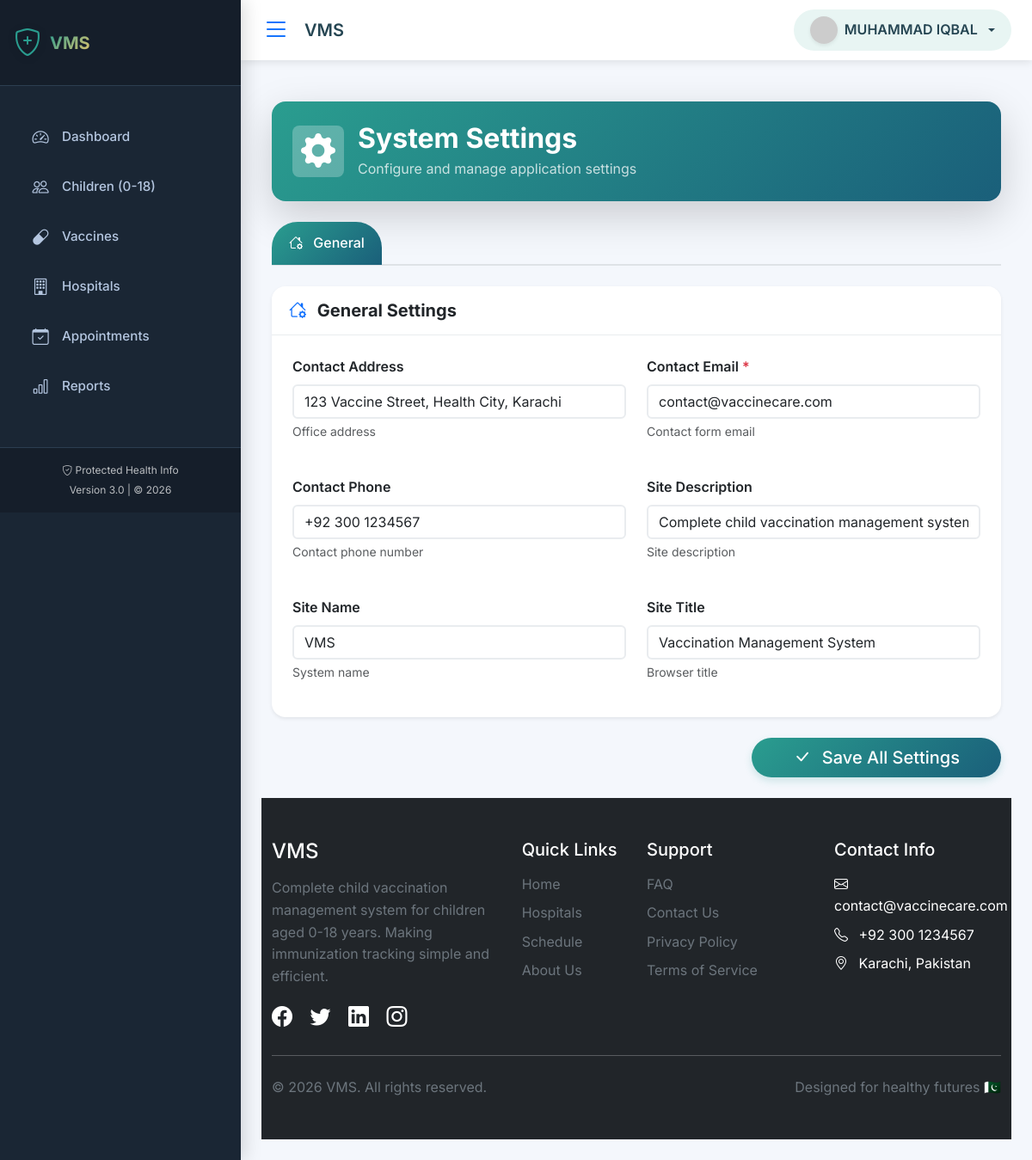
The app's page /settings.php (signed in) with its own data.
### tables this page shows
CREATE TABLE `settings` (
  `id` int(11) NOT NULL,
  `setting_key` varchar(100) NOT NULL,
  `setting_value` text DEFAULT NULL,
  `setting_type` enum('text','number','boolean','email','phone') DEFAULT 'text',
  `description` text DEFAULT NULL,
  `updated_by` int(11) DEFAULT NULL,
  `updated_at` timestamp NOT NULL DEFAULT current_timestamp() ON UPDATE current_timestamp()
);

### settings.php (the view, shortened to what this page needs)
<?php
require_once 'db_config.php';
$conn->query("CREATE TABLE IF NOT EXISTS settings (
    id INT PRIMARY KEY AUTO_INCREMENT,
    setting_key VARCHAR(100) UNIQUE NOT NULL,
    setting_value TEXT,
    setting_type ENUM('text', 'number', 'boolean', 'email', 'phone') DEFAULT 'text',
    description TEXT,
    updated_by INT,
    updated_at TIMESTAMP DEFAULT CURRENT_TIMESTAMP ON UPDATE CURRENT_TIMESTAMP,
    FOREIGN KEY (updated_by) REFERENCES users(id) ON DELETE SET NULL
)");
$settings = [];
$result = $conn->query("SELECT * FROM settings ORDER BY setting_key");
while ($row = $result->fetch_assoc()) {
    $settings[$row['setting_key']] = $row;
}
$grouped_settings = [
    'General' => []
];
$allowed_keys = [
    'site_name', 'site_title', 'site_description',
    'contact_email', 'contact_phone', 'contact_address'
];
foreach ($settings as $key => $setting) {
    if (in_array($key, $allowed_keys)) {
        $grouped_settings['General'][$key] = $setting;
    }
}
include 'header.php';
?>
<div class="container-fluid py-4">
    <div class="row mb-4">
        <div class="col-12">
            <div class="bg-gradient-primary text-white rounded-4 p-4 shadow-lg">
                <div class="d-flex align-items-center">
                    <div class="avatar-circle bg-white bg-opacity-25 p-3 rounded-3 me-3">
                        <i class="bi bi-gear-fill fs-1"></i>
                    </div>
                    <div>
                        <h2 class="fw-bold mb-1">System Settings</h2>
                        <p class="mb-0 opacity-75">Configure and manage application settings</p>
                    </div>
                </div>
            </div>
        </div>
    </div>
    <form method="POST" action="" id="settingsForm">
        <div class="row">
            <div class="col-12">
                <ul class="nav nav-tabs mb-4" id="settingsTabs" role="tablist">
                    <?php
                    $tab_icons = [
                        'General' => 'bi-house-gear',
                        'System' => 'bi-gear',
                        'Email' => 'bi-envelope',
                        'Notifications' => 'bi-bell',
                        'Hospital' => 'bi-building',
                        'Vaccine' => 'bi-capsule',
                        'Security' => 'bi-shield-lock'
                    ];
                    $first = true;
                    foreach ($grouped_settings as $category => $category_settings):
                    ?>
                    <li class="nav-item" role="presentation">
                        <button class="nav-link <?php echo $first ? 'active' : ''; ?>"
                                id="<?php echo strtolower($category); ?>-tab"
                                data-bs-toggle="tab"
                                data-bs-target="#<?php echo strtolower($category); ?>"
                                type="button" role="tab">
                            <i class="bi <?php echo $tab_icons[$category] ?? 'bi-gear'; ?> me-2"></i>
                            <?php echo $category; ?>
                        </button>
                    </li>
                    <?php
                        $first = false;
                    endforeach;
                    ?>
                </ul>
                <div class="tab-content" id="settingsTabsContent">
                    <?php
                    $first = true;
                    foreach ($grouped_settings as $category => $category_settings):
                    ?>
                    <div class="tab-pane fade <?php echo $first ? 'show active' : ''; ?>"
                         id="<?php echo strtolower($category); ?>"
                         role="tabpanel">
                        <div class="card border-0 shadow-sm rounded-4">
                            <div class="card-header bg-white py-3">
                                <h5 class="fw-bold mb-0">
                                    <i class="bi <?php echo $tab_icons[$category] ?? 'bi-gear'; ?> text-primary me-2"></i>
                                    <?php echo $category; ?> Settings
                                </h5>
                            </div>
                            <div class="card-body p-4">
                                <div class="row g-4">
                                    <?php foreach ($category_settings as $key => $setting): ?>
                                        <div class="col-md-6">
                                            <div class="mb-3">
                                                <label class="form-label fw-semibold">
                                                    <?php echo ucwords(str_replace('_', ' ', $key)); ?>
                                                    <?php if ($setting['setting_type'] != 'boolean'): ?>
                                                        <?php if (in_array($key, ['admin_email', 'contact_email', 'smtp_username', 'smtp_password'])): ?>
                                                            <span class="text-danger">*</span>
                                                        <?php endif; ?>
                                                    <?php endif; ?>
                                                </label>
                                                <?php if ($setting['setting_type'] == 'boolean'): ?>
                                                    <select name="<?php echo $key; ?>" class="form-select">
                                                        <option value="1" <?php echo $setting['setting_value'] == '1' ? 'selected' : ''; ?>>Enabled</option>
                                                        <option value="0" <?php echo $setting['setting_value'] == '0' ? 'selected' : ''; ?>>Disabled</option>
                                                    </select>
                                                <?php elseif ($setting['setting_type'] == 'email'): ?>
                                                    <input type="email"
                                                           name="<?php echo $key; ?>"
                                                           class="form-control"
                                                           value="<?php echo htmlspecialchars($setting['setting_value']); ?>">
                                                <?php elseif ($setting['setting_type'] == 'phone'): ?>
                                                    <input type="tel"
                                                           name="<?php echo $key; ?>"
                                                           class="form-control"
                                                           value="<?php echo htmlspecialchars($setting['setting_value']); ?>"
                                                           placeholder="03XXXXXXXXX">
                                                <?php else: ?>
                                                    <input type="text"
                                                           name="<?php echo $key; ?>"
                                                           class="form-control"
                                                           value="<?php echo htmlspecialchars($setting['setting_value']); ?>">
                                                <?php endif; ?>
                                                <?php if (!empty($setting['description'])): ?>
                                                    <small class="text-muted d-block mt-1"><?php echo $setting['description']; ?></small>
                                                <?php endif; ?>
                                            </div>
                                        </div>
                                    <?php endforeach; ?>
                                </div>
                            </div>
                        </div>
                    </div>
                    <?php
                        $first = false;
                    endforeach;
                    ?>
                </div>
                <div class="text-end mt-4">
                    <button type="submit" name="update_settings" class="btn btn-primary btn-lg px-5">
                        <i class="bi bi-check-lg me-2"></i>
                        Save All Settings
                    </button>
                </div>
            </div>
        </div>
    </form>
</div>
<?php include 'footer.php'; ?>
</body>
</html>

### header.php (style rules this page uses)
:root { --primary: #2A9D8F; --primary-dark: #1a5f7a; --primary-light: #e8f5f3; --primary-gradient: linear-gradient(135deg, #2A9D8F, #1a5f7a); --secondary: #E9C46A; --secondary-dark: #d4a517; --secondary-light: #fcf2de; --success: #2A9D8F; --warning: #E9C46A; --danger: #E76F51; --info: #4A90E2; --dark: #264653; --gray: #6c757d; --light-gray: #e9ecef; --lighter-gray: #f8f9fa; --white: #ffffff; --sidebar-bg: #1a2634; --sidebar-hover: #2c3e50; --sidebar-active: #2A9D8F; --sidebar-text: #b4c6e0; --sidebar-text-active: #ffffff; --sidebar-border: #2c3e50; --header-bg: #ffffff; --header-text: #264653; --header-shadow: 0 2px 10px rgba(0,0,0,0.1); --border-radius: 12px; --box-shadow: 0 8px 20px rgba(0,0,0,0.05); --transition: all 0.3s ease; --body-bg: #f4f7fc; }
* { margin: 0; padding: 0; box-sizing: border-box; }
body { font-family: 'Inter', sans-serif; background-color: var(--body-bg); color: var(--dark); line-height: 1.6; min-height: 100vh; overflow-x: hidden; }
.card { border: none; border-radius: var(--border-radius); box-shadow: var(--box-shadow); transition: var(--transition); overflow: hidden; }
.card-header { background: transparent; border-bottom: 1px solid var(--light-gray); padding: 1rem 1.25rem; font-weight: 600; }
.btn-primary { background: var(--primary-gradient); border: none; border-radius: 25px; padding: 0.5rem 1.5rem; font-weight: 500; transition: var(--transition); box-shadow: 0 4px 10px rgba(42, 157, 143, 0.2); }
.bg-gradient-primary { background: var(--primary-gradient); }

### settings.php (style rules this page uses)
.bg-gradient-primary { background: linear-gradient(135deg, #2A9D8F, #1a5f7a); }
.avatar-circle { width: 60px; height: 60px; display: flex; align-items: center; justify-content: center; }
.nav-tabs { border-bottom: 2px solid #dee2e6; }
.nav-tabs .nav-link { border: none; color: #6c757d; font-weight: 500; padding: 12px 20px; border-radius: 30px 30px 0 0; transition: all 0.3s ease; }
.nav-tabs .nav-link.active { background: linear-gradient(135deg, #2A9D8F, #1a5f7a); color: white; }
.form-control, .form-select { border: 2px solid #e9ecef; transition: all 0.3s ease; }

### records on screen
settings: key "Contact Address", contact_address "123 Vaccine Street, Health City, Karachi", description "Office address"
settings: key "Contact Email", contact_email "contact@vaccinecare.com", description "Contact form email"
settings: key "Contact Phone", contact_phone "+92 300 1234567", description "Contact phone number"
settings: key "Site Description", site_description "Complete child vaccination management system", description "Site description"
settings: key "Site Name", site_name "VMS", description "System name"
settings: key "Site Title", site_title "Vaccination Management System", description "Browser title"

### other values on screen
getSetting('site_name', 'VaccineCare') "VMS"
$user_name "MUHAMMAD IQBAL"
$category "General"
getSetting('contact_email', 'info@vaccinecare.com') "contact@vaccinecare.com"
getSetting('contact_phone', '+92 300 1234567') "+92 300 1234567"
